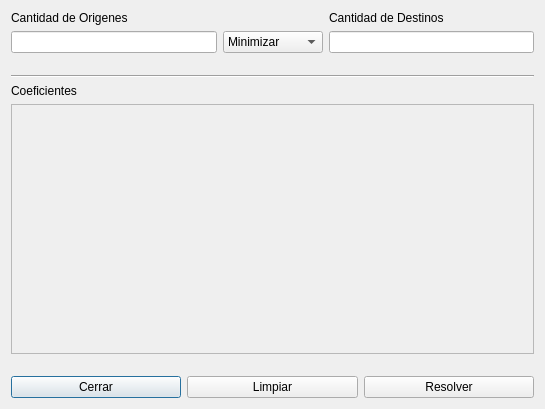
<?xml version="1.0" encoding="UTF-8"?>
<ui version="4.0">
 <author>C3RBERUSS!</author>
 <class>Dialog</class>
 <widget class="QDialog" name="Dialog">
  <property name="geometry">
   <rect>
    <x>0</x>
    <y>0</y>
    <width>545</width>
    <height>409</height>
   </rect>
  </property>
  <property name="windowTitle">
   <string>Métodos de Solución de Problemas de Transporte</string>
  </property>
  <layout class="QGridLayout" name="gridLayout">
   <item row="0" column="0">
    <layout class="QHBoxLayout" name="horizontalLayout">
     <item>
      <layout class="QVBoxLayout" name="verticalLayout_2">
       <item>
        <widget class="QLabel" name="label_2">
         <property name="text">
          <string>Cantidad de Origenes</string>
         </property>
        </widget>
       </item>
       <item>
        <widget class="QLineEdit" name="txtOrigenes">
         <property name="maximumSize">
          <size>
           <width>250</width>
           <height>16777215</height>
          </size>
         </property>
        </widget>
       </item>
      </layout>
     </item>
     <item>
      <layout class="QVBoxLayout" name="verticalLayout_3">
       <property name="bottomMargin">
        <number>0</number>
       </property>
       <item>
        <spacer name="verticalSpacer_3">
         <property name="orientation">
          <enum>Qt::Vertical</enum>
         </property>
         <property name="sizeHint" stdset="0">
          <size>
           <width>20</width>
           <height>40</height>
          </size>
         </property>
        </spacer>
       </item>
       <item>
        <widget class="QComboBox" name="cbxMax_min">
         <property name="minimumSize">
          <size>
           <width>100</width>
           <height>0</height>
          </size>
         </property>
         <property name="maximumSize">
          <size>
           <width>100</width>
           <height>16777215</height>
          </size>
         </property>
         <item>
          <property name="text">
           <string>Minimizar</string>
          </property>
         </item>
         <item>
          <property name="text">
           <string>Maximizar</string>
          </property>
         </item>
        </widget>
       </item>
      </layout>
     </item>
     <item>
      <layout class="QVBoxLayout" name="verticalLayout">
       <item>
        <widget class="QLabel" name="label">
         <property name="text">
          <string>Cantidad de Destinos</string>
         </property>
        </widget>
       </item>
       <item>
        <widget class="QLineEdit" name="txtDestinos">
         <property name="maximumSize">
          <size>
           <width>250</width>
           <height>16777215</height>
          </size>
         </property>
        </widget>
       </item>
      </layout>
     </item>
    </layout>
   </item>
   <item row="8" column="0" rowspan="2">
    <widget class="QScrollArea" name="scrollArea">
     <property name="minimumSize">
      <size>
       <width>0</width>
       <height>250</height>
      </size>
     </property>
     <property name="maximumSize">
      <size>
       <width>16777215</width>
       <height>500</height>
      </size>
     </property>
     <property name="widgetResizable">
      <bool>true</bool>
     </property>
     <widget class="QWidget" name="scrollContent">
      <property name="geometry">
       <rect>
        <x>0</x>
        <y>0</y>
        <width>525</width>
        <height>248</height>
       </rect>
      </property>
      <widget class="QWidget" name="layoutWidget">
       <property name="geometry">
        <rect>
         <x>0</x>
         <y>30</y>
         <width>527</width>
         <height>20</height>
        </rect>
       </property>
       <layout class="QGridLayout" name="gridData">
        <property name="margin">
         <number>10</number>
        </property>
       </layout>
      </widget>
     </widget>
    </widget>
   </item>
   <item row="11" column="0">
    <spacer name="verticalSpacer_2">
     <property name="orientation">
      <enum>Qt::Vertical</enum>
     </property>
     <property name="sizeHint" stdset="0">
      <size>
       <width>20</width>
       <height>40</height>
      </size>
     </property>
    </spacer>
   </item>
   <item row="7" column="0">
    <widget class="QLabel" name="label_4">
     <property name="text">
      <string>Coeficientes</string>
     </property>
    </widget>
   </item>
   <item row="5" column="0">
    <spacer name="verticalSpacer">
     <property name="orientation">
      <enum>Qt::Vertical</enum>
     </property>
     <property name="sizeHint" stdset="0">
      <size>
       <width>20</width>
       <height>40</height>
      </size>
     </property>
    </spacer>
   </item>
   <item row="14" column="0">
    <layout class="QHBoxLayout" name="horizontalLayout_2">
     <item>
      <widget class="QPushButton" name="btnClose">
       <property name="text">
        <string>Cerrar</string>
       </property>
      </widget>
     </item>
     <item>
      <widget class="QPushButton" name="btnLimpiar">
       <property name="text">
        <string>Limpiar</string>
       </property>
      </widget>
     </item>
     <item>
      <widget class="QPushButton" name="btnSolve">
       <property name="text">
        <string>Resolver</string>
       </property>
      </widget>
     </item>
    </layout>
   </item>
   <item row="6" column="0">
    <widget class="Line" name="line">
     <property name="orientation">
      <enum>Qt::Horizontal</enum>
     </property>
    </widget>
   </item>
  </layout>
 </widget>
 <tabstops>
  <tabstop>txtOrigenes</tabstop>
  <tabstop>txtDestinos</tabstop>
  <tabstop>btnSolve</tabstop>
  <tabstop>btnClose</tabstop>
 </tabstops>
 <resources/>
 <connections/>
</ui>
